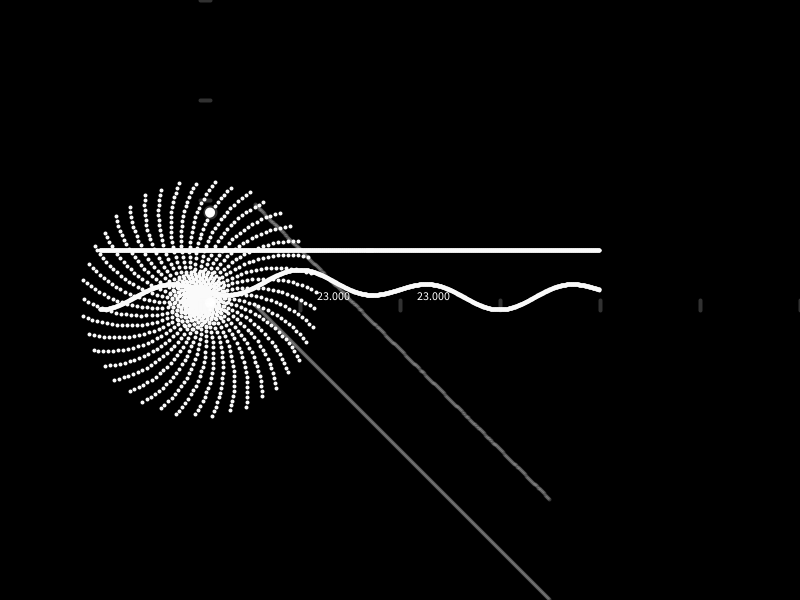
Frame 1 (no input)
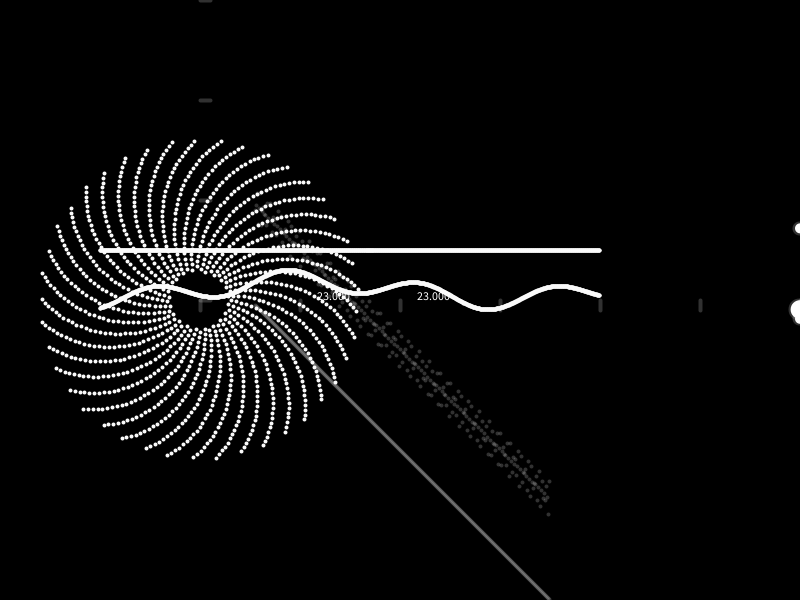
Frame 60 (the mouse pressed at the canvas centre just before this capture)
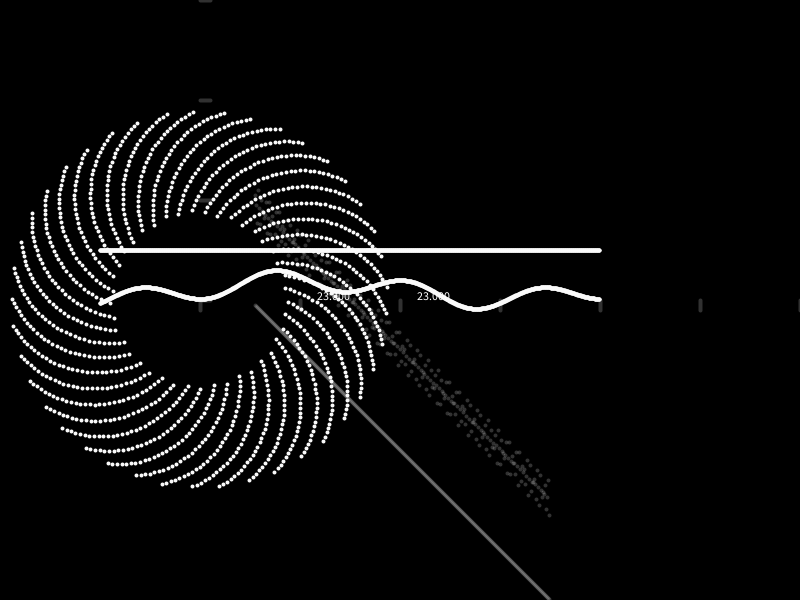
Frame 120 (the mouse held since frame 60 and released just before this capture)

The Processing sketch that drew these frames (run headless with seeded random() and noise(); from frame 60 on, the mouse is pressed at the canvas centre):

// Processing sketch: experiment56
// ── experiment56.pde
float xx,yy, x , y ,phi ,t,T,i;
void setup(){
  size(800,600);
  background( 0);
}int x1,y1,x2,y2=0;
void draw(){
  T=7;
  background(0 );
translate(200,300);
int start =5,finish=400;
i+=0.005;
println(i);stroke(250,250,250);
strokeWeight(4 );
color col =color(250,0,0);
x=50;
y=-50;


xx=350;
yy=100;
//ellipse(x,y,10,10);

//ellipse(xx,yy,10,10);
//point(

x1=-100;x2=400;y1=0;y2=0;
int dx = x2 - x1;
int dy = y2 - y1;
for (float x = x1;x< x2;x+=0.4) {
 y = y1 + dy * (x - x1) / dx;
// point(x, y);
//point(200*cos(2*PI*radians( x)%30)*sin(TWO_PI * x / 4000+pow(i,10)+i*10),y+200*sin(2*PI*radians( x)%10)*sin(TWO_PI * x / 4000+i+i*10));
//point(100*cos(2*PI*radians( x)%30),y+100*sin(2*PI*radians( x)%10));
point(200*cos(2*PI*radians( x)*7)*sin(TWO_PI * x / 4000+i),y+200*sin(2*PI*radians( x)*7)*sin(TWO_PI * x / 4000+i));

   
    //point(200*cos(2*PI*radians( x)%45),y+200*sin(2*PI*radians( x)%45));
   point(x,-50+y);
point(x,-10+( 20 * cos(TWO_PI * x / 200+i))* sin(TWO_PI * x / 400+i)+y );

}


//ellipse((gg+h),lo,40,40);


for (int t=start;t<xx-x;t+=1){
  //float x = amplitude * cos(TWO_PI * frameCount / period);
  stroke(250,250,250,50);
//float f =23 * sin(TWO_PI * yy+t/finish -i*xx);
float f =t;
point(x+(t%xx),t);
//point(t, 100 * cos(TWO_PI * t / 100+i));

//stroke(0,250,0);
point(t+x,-100+( 20 * cos(TWO_PI * t / 20+i))* sin(TWO_PI * t /i)+f  );
//stroke(250,250,0);
//point(t,100+( 10 * cos(TWO_PI * t / 300+i))+(23 * cos(TWO_PI * t / 500-i))  );
if(23 * cos(TWO_PI * t / 100)==23)text(23 * cos(TWO_PI * t / 100),t+15,0);
}

ellipse(i*2000, 23 * sin(TWO_PI * i*2000 / 500-i),10,10);
ellipse(i*2000, 10 * cos(TWO_PI * i*2000 / 300+i),(23 * sin(TWO_PI *  i*2000 / 500-i)),(23 * sin(TWO_PI *  i*2000 / 500-i)));
ellipse(i*2000,-100+( 10 * cos(TWO_PI *  i*2000 / 300+i))+(23 * sin(TWO_PI *  i*2000 / 500-i)),10,10);

//line(0,0,600,0);
for(int Ti=0;Ti<T+1;Ti++)line(Ti*100,10,Ti*100,0);
for(int Ti=0;Ti<T+1;Ti++)line(10,-Ti*100,0,-Ti*100);
}
